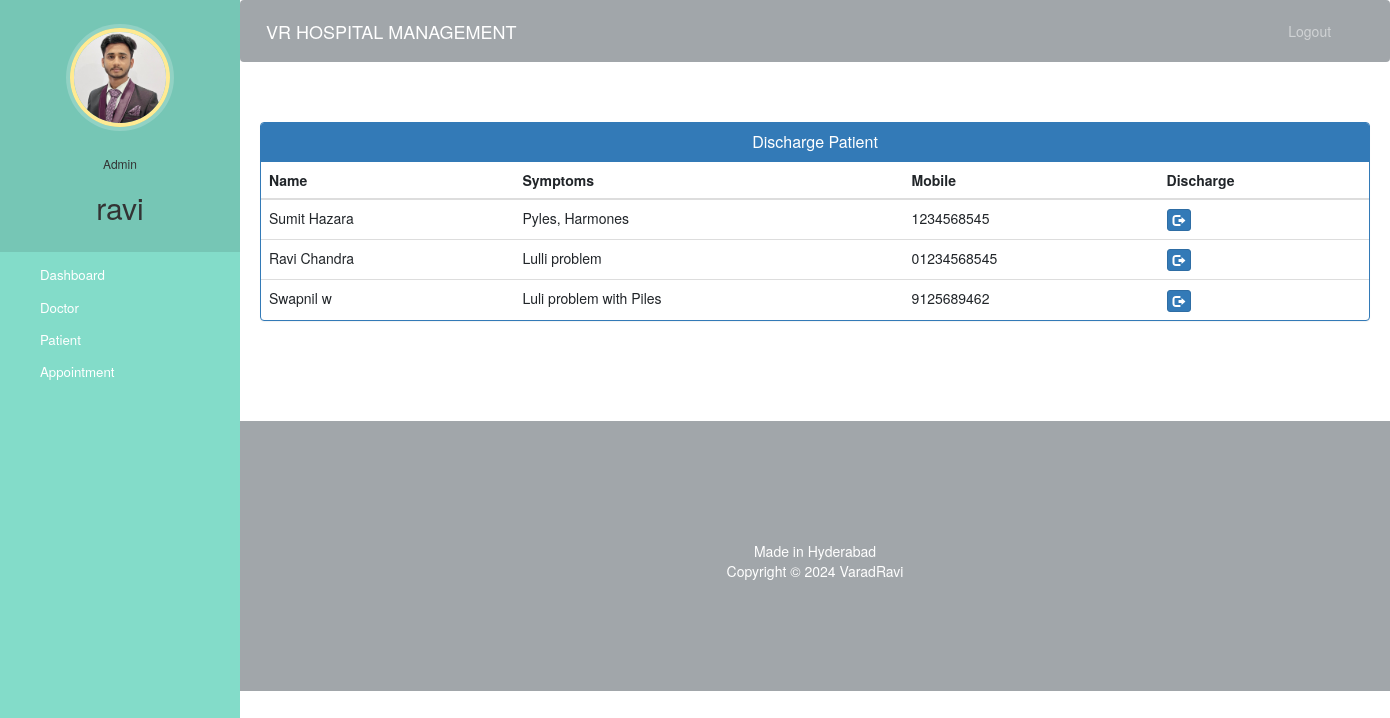
Screenshot of /admin-discharge-patient (signed in) with the database file from the repository.
### hospital/models.py (models this page shows, shortened)
class Patient(models.Model):
    user=models.OneToOneField(User,on_delete=models.CASCADE)
    profile_pic= models.ImageField(upload_to='profile_pic/PatientProfilePic/',null=True,blank=True)
    address = models.CharField(max_length=40)
    mobile = models.CharField(max_length=20,null=False)
    symptoms = models.CharField(max_length=100,null=False)
    assignedDoctorId = models.PositiveIntegerField(null=True)
    admitDate=models.DateField(auto_now=True)
    status=models.BooleanField(default=False)
    @property
    def get_name(self):
        return self.user.first_name+" "+self.user.last_name

### hospital/views.py (the view)
# urls.py: path('admin-discharge-patient', views.admin_discharge_patient_view,name='admin-discharge-patient'),
@login_required(login_url='adminlogin')
@user_passes_test(is_admin)
def admin_discharge_patient_view(request):
    patients=models.Patient.objects.all().filter(status=True)
    return render(request,'hospital/admin_discharge_patient.html',{'patients':patients})

### hospital/views.py (called while the page is built)
def is_admin(user):
    return user.groups.filter(name='ADMIN').exists()

### templates/hospital/admin_discharge_patient.html (shortened to what this page needs)
{% extends 'hospital/admin_base.html' %}
{% block content %}
<head>
  <link href="//netdna.bootstrapcdn.com/bootstrap/3.0.0/css/bootstrap.min.css" rel="stylesheet" id="bootstrap-css">
</head>
<div class="container">
  <div class="panel panel-primary">
    <div class="panel-heading">
      <h6 class="panel-title">Discharge Patient</h6>
    </div>
    <table class="table table-hover" id="dev-table">
      <thead>
        <tr>
          <th>Name</th>
          <th>Symptoms</th>
          <th>Mobile</th>
          <th>Discharge</th>
        </tr>
      </thead>
      {% for p in patients %}
      <tr>
        <td> {{p.get_name}}</td>
        <td>{{p.symptoms}}</td>
        <td>{{p.mobile}}</td>
        <td><a class="btn btn-primary btn-xs" href="{% url 'discharge-patient' p.id  %}"><span class="glyphicon glyphicon-log-out"></span></a></td>
      </tr>
      {% endfor %}
    </table>
  </div>
</div>
{% endblock content %}

### templates/hospital/admin_base.html (shortened to what this page needs)
<!DOCTYPE html>
{% load static %}
<html lang="en">
<head>
  <link rel="stylesheet" href="https://stackpath.bootstrapcdn.com/bootstrap/4.3.1/css/bootstrap.min.css">
  <link rel="stylesheet" href="https://maxcdn.bootstrapcdn.com/font-awesome/4.7.0/css/font-awesome.min.css">
  <link rel="stylesheet" href="{% static '/style.css' %}">
</head>
<body>
  <nav class="menu" tabindex="0">
    <header class="avatar">
      <img src="{% static "images/adminpropic.png" %}" />
      <br><br>
      <h6>Admin</h6>
      <h2>{{request.user.first_name}}</h2>
    </header>
    <ul>
      <li tabindex="0" class="icon-dashboard"> <a style="color:white; text-decoration:none;" href="/admin-dashboard"><span>Dashboard</span></a> </li>
      <li tabindex="0" class="icon-customers"> <a style="color:white; text-decoration:none;" href="/admin-doctor"><span>Doctor</span></a></li>
      <li tabindex="0" class="icon-users"> <a style="color:white; text-decoration:none;" href="/admin-patient"><span>Patient</span></a></li>
      <li tabindex="0" class="icon-calendar"> <a style="color:white; text-decoration:none;" href="/admin-appointment"><span>Appointment</span></a></li>
    </ul>
  </nav>
  <main>
    <div class="bs-example">
      <nav class="navbar navbar-expand-md  navbar-dark fixed-top" style="background:#a1a6aa;">
        <a href="/admin-dashboard" class="navbar-brand">VR HOSPITAL MANAGEMENT</a>
        <div class="collapse navbar-collapse justify-content-between" id="navbarCollapse">
          <div class="navbar-nav" style=" margin-left: 90%;">
            <a href="/logout" class="nav-item nav-link">Logout</a>
          </div>
        </div>
      </nav>
    </div>
    <br><br>
    {% block content %}
    {% endblock content %}
    <br><br><br><br>
    <footer>
      <br>
      <div class="container">
        <div class="row">
          <div class="col-md-12 col-sm-12">
            <div style="color:#ffffff;" class="wow fadeInUp footer-copyright">
              <p>Made in Hyderabad <br>
                Copyright &copy; 2024 VaradRavi </p>
            </div>
          </div>
        </div>
      </div>
    </footer>
  </main>
</body>
</html>

### static/style.css (style rules this page uses)
body { padding-left: 240px; }
main { position: relative; height: 100vh; }
.menu { background: #5bc995; height: 100vh; width: 240px; position: fixed; top: 0px; left: 0; z-index: 5; outline: none; }
.menu .avatar { background: rgba(0, 0, 0, 0.1); padding: 2em 0.5em; text-align: center; }
.menu .avatar img { width: 100px; border-radius: 50%; overflow: hidden; border: 4px solid #ffea92; box-shadow: 0 0 0 4px rgba(255, 255, 255, 0.2); }
.menu .avatar h2 { font-weight: normal; margin-bottom: 0; }
.menu ul { list-style: none; padding: 0.5em 0; margin: 0; }
.menu ul li { padding: 0.5em 1em 0.5em 3em; font-size: 0.95em; font-weight: regular; background-repeat: no-repeat; background-position: left 15px center; background-size: auto 20px; transition: all 0.15s linear; cursor: pointer; }
.menu ul li.icon-dashboard { background-image: url("http://www.entypo.com/images//gauge.svg"); }
.menu ul li.icon-customers { background-image: url("http://www.entypo.com/images//briefcase.svg"); }
.menu ul li.icon-users { background-image: url("http://www.entypo.com/images//users.svg"); }
.menu ul li.icon-calendar { background-image: url("http://www.entypo.com/images//calendar.svg"); }

### templates/hospital/admin_base.html (style rules this page uses)
a:link { text-decoration: none; }
a { color: white; }
footer { padding: 0px 0px 0px 0px; background-color:#a1a6aa; margin: 0px; }
p { text-align: center; }
body { padding-left: 240px; }
main { position: relative; height: 100vh; }
.menu { background: #83dcc9; height: 100vh; width: 240px; position: fixed; top: 0px; left: 0; z-index: 5; outline: none; }
.menu .avatar { background: rgba(0, 0, 0, 0.1); padding: 2em 0.5em; text-align: center; }
.menu .avatar img { width: 100px; border-radius: 50%; overflow: hidden; border: 4px solid #ffea92; box-shadow: 0 0 0 4px rgba(255, 255, 255, 0.2); }
.menu .avatar h2 { font-weight: normal; margin-bottom: 0; }
.menu ul { list-style: none; padding: 0.5em 0; margin: 0; }
.menu ul li { padding: 0.5em 1em 0.5em 3em; font-size: 0.95em; font-weight: regular; background-repeat: no-repeat; background-position: left 15px center; background-size: auto 20px; transition: all 0.15s linear; cursor: pointer; }
.menu ul li.icon-dashboard { background-image: url("http://www.entypo.com/images//gauge.svg"); }
.menu ul li.icon-customers { background-image: url("http://www.entypo.com/images//briefcase.svg"); }
.menu ul li.icon-users { background-image: url("http://www.entypo.com/images//users.svg"); }
.menu ul li.icon-calendar { background-image: url("http://www.entypo.com/images//calendar.svg"); }

### templates/hospital/admin_discharge_patient.html (style rules this page uses)
a:link { text-decoration: none; }
h6 { text-align: center; }
.row { margin: 100px; }

### rows the page displays
Patient: get_name "Sumit Hazara", symptoms "Pyles, Harmones", mobile "1234568545"
Patient: get_name "Ravi Chandra", symptoms "Lulli problem", mobile "01234568545"
Patient: get_name "Swapnil w", symptoms "Luli problem with Piles", mobile "9125689462"

### other values shown
{{ request.user.first_name }} "ravi"
